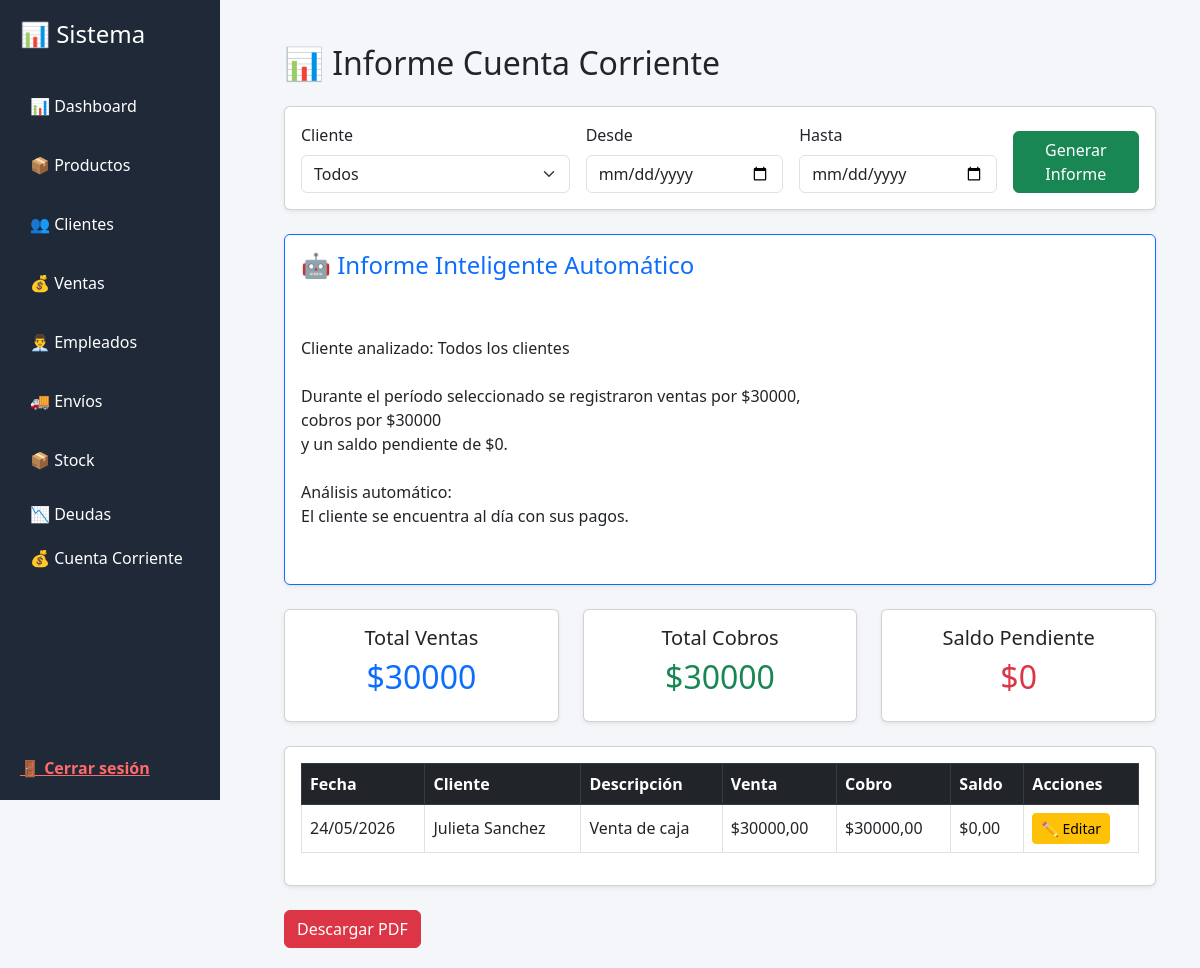
The page /informe-cuenta-corriente/ on the database its author committed.
### gestion/models.py (models this page shows, shortened)
class CuentaCorriente(models.Model):
    cliente = models.ForeignKey(Cliente, on_delete=models.CASCADE)
    fecha = models.DateField(auto_now_add=True)
    descripcion = models.CharField(max_length=200, default="Venta")
    cajas = models.IntegerField(default=0)
    precio_unitario = models.DecimalField(max_digits=12, decimal_places=2, default=0)
    total = models.DecimalField(max_digits=12, decimal_places=2, default=0)
    pago = models.DecimalField(max_digits=12, decimal_places=2, default=0)

class Cliente(models.Model):
    nombre = models.CharField(max_length=100)
    telefono = models.CharField(max_length=20)
    direccion = models.CharField(max_length=255)
    dni = models.CharField(max_length=20, blank=True, null=True)

### gestion/views.py (the view)
# urls.py: path('informe-cuenta-corriente/', views.informe_cuenta_corriente, name='informe_cuenta_corriente'),
def informe_cuenta_corriente(request):
    movimientos = CuentaCorriente.objects.select_related('cliente').all().order_by('fecha')
    cliente_id = request.GET.get('cliente')
    fecha_desde = request.GET.get('fecha_desde')
    fecha_hasta = request.GET.get('fecha_hasta')
    if cliente_id in ["None", "", None]:
        cliente_id = None
    if fecha_desde in ["None", "", None]:
        fecha_desde = None
    if fecha_hasta in ["None", "", None]:
        fecha_hasta = None
    if cliente_id:
        movimientos = movimientos.filter(cliente_id=int(cliente_id))
    if fecha_desde:
        movimientos = movimientos.filter(fecha__gte=fecha_desde)
    if fecha_hasta:
        movimientos = movimientos.filter(fecha__lte=fecha_hasta)
    saldo_acumulado = 0
    for mov in movimientos:
        saldo_acumulado += mov.total - mov.pago
        mov.saldo = saldo_acumulado
    clientes = Cliente.objects.all().order_by('nombre')
    total_ventas = movimientos.aggregate(total=Sum('total'))['total'] or 0
    total_cobros = movimientos.aggregate(total=Sum('pago'))['total'] or 0
    saldo_final = total_ventas - total_cobros
    cliente_nombre = "Todos los clientes"
    if cliente_id:
        cliente_obj = Cliente.objects.filter(id=cliente_id).first()
        if cliente_obj:
            cliente_nombre = cliente_obj.nombre
    if movimientos.exists():
        if saldo_final > 0:
            estado = "mantiene deuda pendiente y requiere seguimiento de cobranza."
        elif saldo_final == 0:
            estado = "se encuentra al día con sus pagos."
        else:
            estado = "presenta saldo a favor."
        informe_ia = f"""
Cliente analizado: {cliente_nombre}

Durante el período seleccionado se registraron ventas por ${total_ventas},
cobros por ${total_cobros}
y un saldo pendiente de ${saldo_final}.

Análisis automático:
El cliente {estado}
"""
    else:
        informe_ia = "No se encontraron movimientos para los filtros seleccionados."
    return render(request, 'informe_cuenta_corriente.html', {
        'movimientos': movimientos,
        'clientes': clientes,
        'cliente_id': cliente_id,
        'fecha_desde': fecha_desde,
        'fecha_hasta': fecha_hasta,
        'total_ventas': total_ventas,
        'total_cobros': total_cobros,
        'saldo_final': saldo_final,
        'informe_ia': informe_ia,
    })

### gestion/templates/informe_cuenta_corriente.html (shortened to what this page needs)
{% extends 'base.html' %}
{% block content %}
<div class="container-fluid mt-4 px-4">
    <h2 class="mb-4">📊 Informe Cuenta Corriente</h2>
    <div class="card shadow-sm mb-4">
        <div class="card-body">
            <form method="GET">
                <div class="row g-3 align-items-end">
                    <div class="col-md-4">
                        <label class="form-label">Cliente</label>
                        <select name="cliente" class="form-select">
                            <option value="">Todos</option>
                        </select>
                    </div>
                    <div class="col-md-3">
                        <label class="form-label">Desde</label>
                        <input type="date" name="fecha_desde" class="form-control" value="{{ fecha_desde }}">
                    </div>
                    <div class="col-md-3">
                        <label class="form-label">Hasta</label>
                        <input type="date" name="fecha_hasta" class="form-control" value="{{ fecha_hasta }}">
                    </div>
                    <div class="col-md-2">
                        <button type="submit" class="btn btn-success w-100">
                            Generar Informe
                        </button>
                    </div>
                </div>
            </form>
        </div>
    </div>
    <div class="card shadow-sm mb-4 border-primary">
        <div class="card-body">
            <h4 class="text-primary">🤖 Informe Inteligente Automático</h4>
            <p style="white-space: pre-line; font-size: 16px;">
                {{ informe_ia }}
            </p>
        </div>
    </div>
    <div class="row g-4 mb-4">
        <div class="col-md-4">
            <div class="card shadow-sm text-center h-100">
                <div class="card-body">
                    <h5>Total Ventas</h5>
                    <h2 class="text-primary">${{ total_ventas }}</h2>
                </div>
            </div>
        </div>
        <div class="col-md-4">
            <div class="card shadow-sm text-center h-100">
                <div class="card-body">
                    <h5>Total Cobros</h5>
                    <h2 class="text-success">${{ total_cobros }}</h2>
                </div>
            </div>
        </div>
        <div class="col-md-4">
            <div class="card shadow-sm text-center h-100">
                <div class="card-body">
                    <h5>Saldo Pendiente</h5>
                    <h2 class="text-danger">${{ saldo_final }}</h2>
                </div>
            </div>
        </div>
    </div>
    <div class="card shadow-sm">
        <div class="card-body">
            <div class="table-responsive">
                <table class="table table-hover table-bordered align-middle">
                    <thead class="table-dark">
                        <tr>
                            <th>Fecha</th>
                            <th>Cliente</th>
                            <th>Descripción</th>
                            <th>Venta</th>
                            <th>Cobro</th>
                            <th>Saldo</th>
                            <th>Acciones</th>
                        </tr>
                    </thead>
                    <tbody>
                        {% for mov in movimientos %}
                        <tr>
                            <td>{{ mov.fecha|date:"d/m/Y" }}</td>
                            <td>{{ mov.cliente.nombre }}</td>
                            <td>{{ mov.descripcion }}</td>
                            <td>${{ mov.total }}</td>
                            <td>${{ mov.pago }}</td>
                            <td>${{ mov.saldo }}</td>
                            <td>
                                <a href="{% url 'editar_cuenta_corriente' mov.id %}"
                                   class="btn btn-warning btn-sm">
                                    ✏️ Editar
                                </a>
                            </td>
                        </tr>
                        {% empty %}
                        <tr>
                            <td colspan="7" class="text-center">
                                No hay movimientos
                            </td>
                        </tr>
                        {% endfor %}
                    </tbody>
                </table>
            </div>
        </div>
    </div>
    <div class="row mt-4">
        <div class="col-md-6">
          <a href="{% url 'informe_cuenta_corriente_pdf' %}?cliente={{ cliente_seleccionado|default:'' }}&fecha_desde={{ fecha_desde|default:'' }}&fecha_hasta={{ fecha_hasta|default:'' }}"
   class="btn btn-danger">
    Descargar PDF
</a>
        </div>
    </div>
</div>
{% endblock %}

### gestion/static/css/style.css (style rules this page uses)
body { margin: 0; font-family: Arial, sans-serif; }

### gestion/templates/base.html (style rules this page uses)
body { margin: 0; background-color: #f4f6f9; font-family: 'Segoe UI', sans-serif; }

### rows shown on the page
CuentaCorriente: fecha "24/05/2026", cliente.nombre "Julieta Sanchez", descripcion "Venta de caja", total "30000,00", pago "30000,00", saldo "0,00"

### other values the page prints
{{ total_ventas }} "30000"
{{ total_cobros }} "30000"
{{ saldo_final }} "0"
